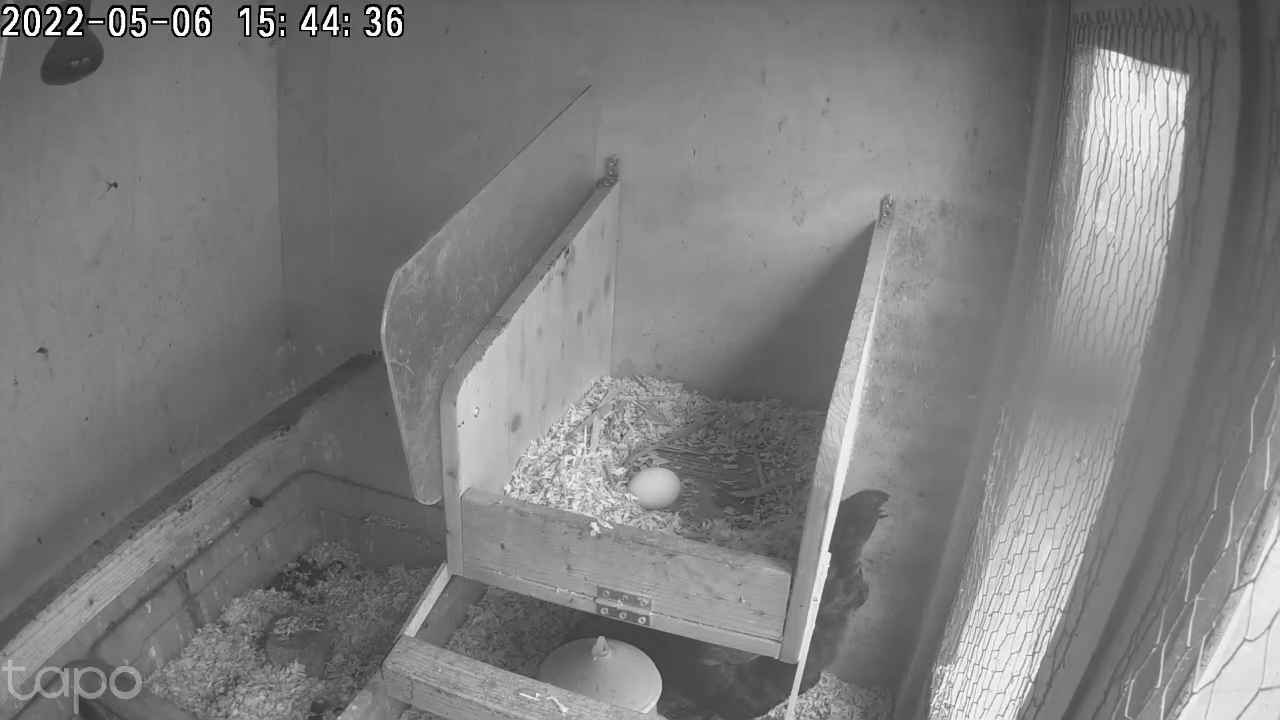
#> input picture webcam-viewer/image-processing-test/full_egg_grayscale.png, 1280 x 720 px
$ python blob_detection_test.py
#> lines starting #> are read from the running program, lines starting #| are printed output that depends on the picture
import cv2
import numpy as np


# Blob Detection Parameters
params = cv2.SimpleBlobDetector_Params()

params.filterByArea = True
params.minArea = 100

params.filterByInertia = True
params.minInertiaRatio = 0

params.filterByConvexity = True
params.minConvexity = 0.7

params.filterByCircularity = True
params.minCircularity = 0.6

# Blob Detection doesn't work well on this type of image yet...
# This doesn't work properly on Black & White Scaling!

im = cv2.imread("./full_egg_grayscale.png")
#> im is the input picture: shape (720, 1280, 3); min 0, max 255, mean 125.5
im = (255-im) # Invert for blob detection (only takes black pixels, not white pixels)
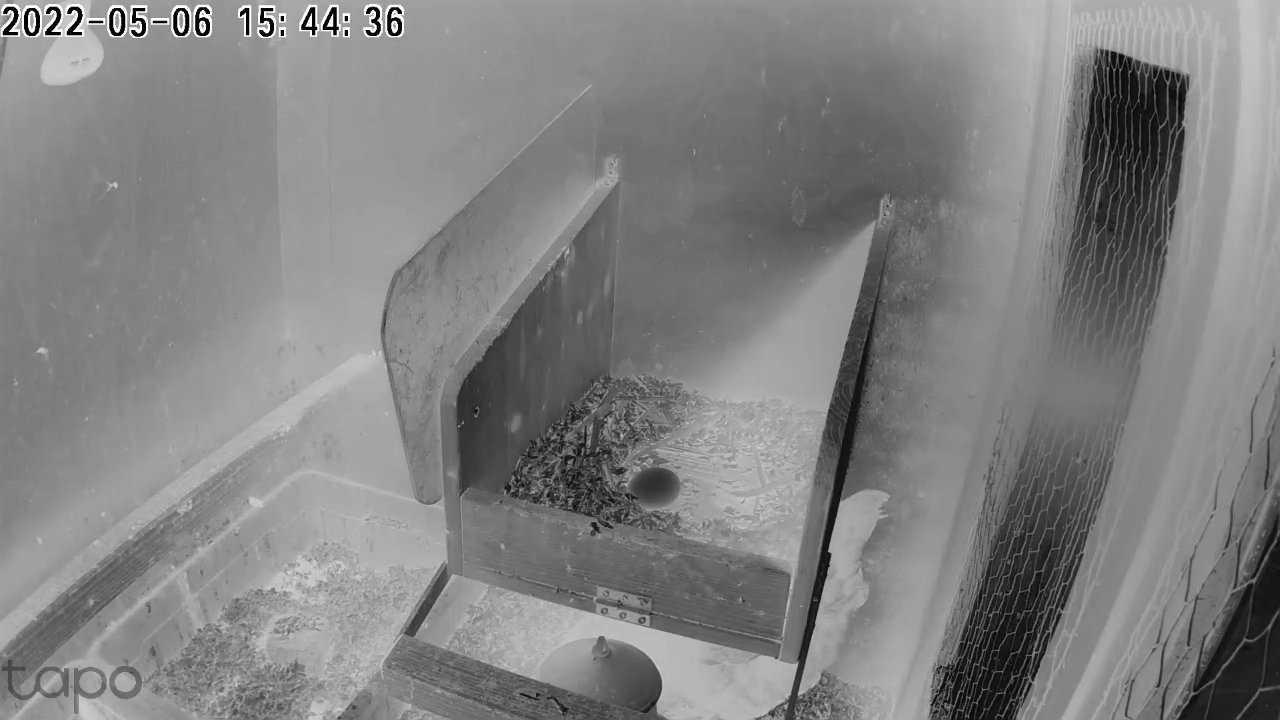
#> im: shape (720, 1280, 3); min 0, max 255, mean 129.5

#> (the run stopped early here; a loop or call above may not have finished)
